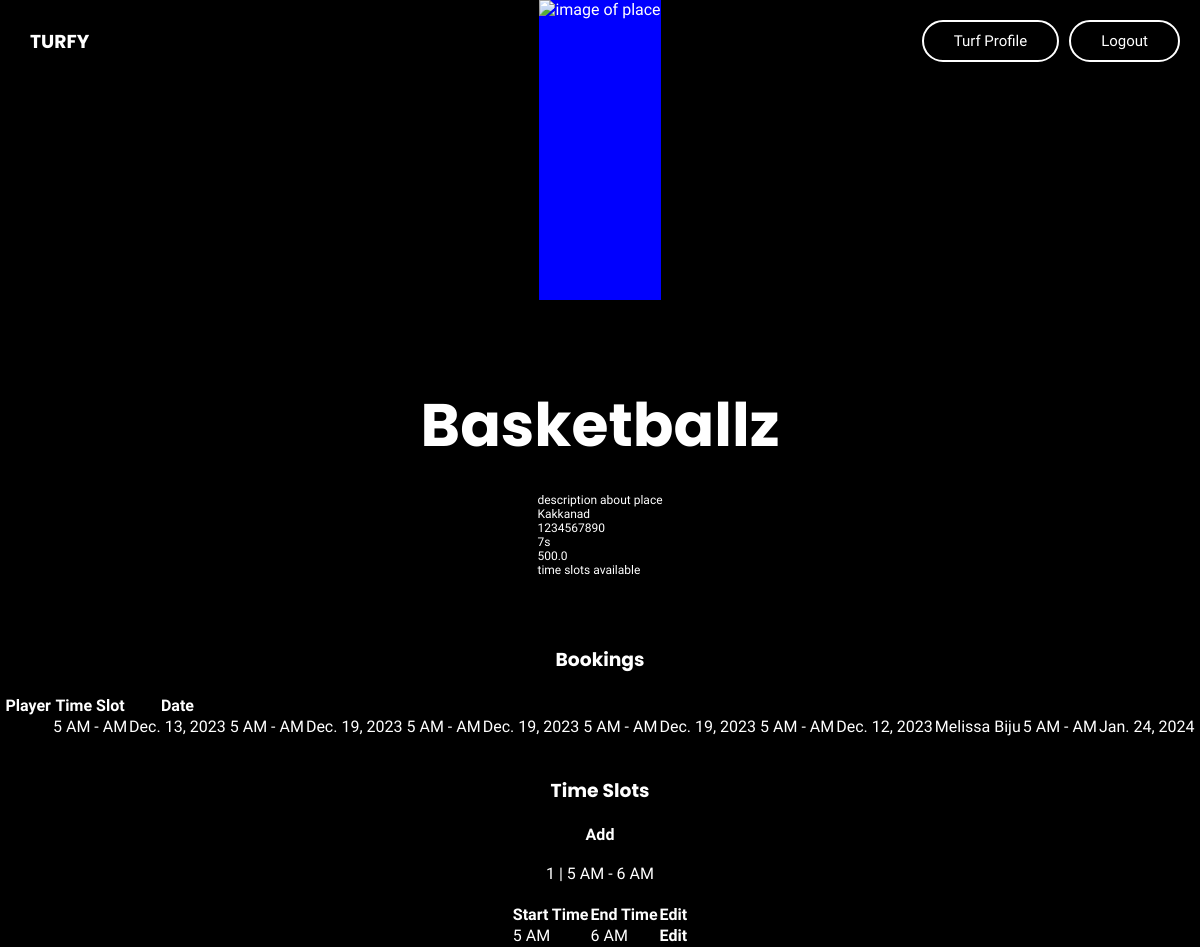
The page /turf-profile/ (signed in) on the database its author committed.
### app/models.py (models this page shows, shortened)
class Turf(models.Model):
    TYPE =  (
        ("5s","5s"),
        ("7s","7s")
    )
    user = models.ForeignKey(User, null=True, on_delete=models.SET_NULL)
    turfName = models.CharField("Turf Name", max_length=25, null=True)
    location = models.CharField("Location ", max_length=200, null=True)
    phoneNumber = models.CharField("Phone Number", max_length=25, null=True)
    pricePerSlot = models.FloatField("Price Per Slot", max_length=3, null=True)
    fieldSize = models.CharField("fieldSize",max_length=3,choices=TYPE, null=False, default="5s")
    slots = models.ManyToManyField(TimeSlot, blank=True)
    dateCreated = models.DateTimeField("Date Created", auto_now_add=True)

class Booking(models.Model):
    player = models.ForeignKey(Player, null=True, on_delete=models.SET_NULL)
    turf = models.ForeignKey(Turf, null=True, on_delete=models.SET_NULL)
    timeSlot = models.ForeignKey(TimeSlot, null=True, on_delete=models.SET_NULL)
    date = models.DateField("Date", null=True)
    dateCreated = models.DateTimeField("Date Created", auto_created=True, null=True)

class TimeSlot(models.Model):
    CHOICE = (
        ("AM","AM"),
        ("PM","PM")
    )
    startTime = models.IntegerField("Start Time",null=True)
    startAMPM = models.CharField("AM / PM",max_length=3,default="AM",choices=CHOICE)
    endTime = models.IntegerField("End Time",null=True)
    endAMPM = models.CharField("AM / PM",max_length=3,default="AM",choices=CHOICE)
    def __str__(self):
        return str(self.id) + " | " + str(self.startTime) + " " + str(self.startAMPM) + " - " + str(self.endTime) + " " + str(self.endAMPM)

class Player(models.Model):
    user = models.ForeignKey(User, null=True, on_delete=models.SET_NULL)
    firstName = models.CharField("First Name", max_length=25, null=True)
    lastName = models.CharField("Last Name", max_length=25, null=True)
    mobile = models.CharField("Mobile Number", max_length=25, null=True)
    email = models.EmailField("Email Address", null=True)
    dateOfBirth = models.DateField("Date of Birth", null=True)
    dateCreated = models.DateTimeField("Date Created", auto_now_add=True)

### app/views.py (the view)
# urls.py: path('turf-profile/', views.turfProfile, name='turfProfile'),
def turfProfile(request):
    turf = Turf.objects.get(user=request.user)
    bookings = Booking.objects.filter(turf=turf)
    payments = Payment.objects.filter(turf=turf)
    slots = turf.slots.all()
    context = {
        'turf':turf,
        'bookings':bookings,
        'payments':payments,
        'slots':slots,
    }
    return render(request, 'app/turfProfile.html', context)

### app/templates/app/turfProfile.html (shortened to what this page needs)
{% extends 'app/main.html' %} {% load static %}  {% block content %}
<div style="height: 300px; width: 1fr; background-color: blue">
  <img src="#" alt="image of place" />
</div>
<h1>{{turf.turfName}}</h1>
<div style="border: solid; border-color: black; border-width: 3px">
  <p>description about place</p>
  <p>{{turf.location}}</p>
  <p>{{turf.phoneNumber}}</p>
  <p>{{turf.fieldSize}}</p>
  <p>{{turf.pricePerSlot}}</p>
  <p>time slots available</p>
</div>
<div
  style="
    border: solid;
    border-width: 3px;
    border-color: black;
    display: flex;
    justify-content: space-between;
  "
>
</div>
<h3>Bookings</h3>
<table>
  <thead>
    <th>Player</th>
    <th>Time Slot</th>
    <th>Date</th>
  </thead>
  <tbody>
    {% for booking in bookings %}
    <td>{{booking.player.firstName}} {{booking.player.lastName}}</td>
    <td>
      {{booking.timeSlot.startTime}} {{booking.timeSlot.startAMPM}} -
      {{booking.timeSlot.lastName}} {{booking.timeSlot.endAMPM}}
    </td>
    <td>{{booking.date}}</td>
    {% endfor %}
  </tbody>
</table>
<h3>Time Slots</h3>
<a href="{% url 'addTimeSlot' %}">Add</a>
<table>
  <thead>
    <th>Start Time</th>
    <th>End Time</th>
    <th>Edit</th>
  </thead>
  <tbody>
    {% for slot in slots %} {{slot}}
    <td>{{slot.startTime}} {{slot.startAMPM}}</td>
    <td>{{slot.endTime}} {{slot.endAMPM}}</td>
    <td><a href="{% url 'editTimeSlot' slot.id %}">Edit</a></td>
    {% endfor %}
  </tbody>
</table>
{% endblock %}

### static/css/styles.css (style rules this page uses)
* { margin: 0; padding: 0; font-family: 'Plus Jakarta Sans', sans-serif; color: white; transition: all 0.3s ease; }
p { font-size: 12px; }
h1, h2, h3, h4, h5 { font-family: 'Poppins', sans-serif; margin-top: 1em; text-align: center; }
h1 { font-size: 60px; }
a { color: inherit; text-decoration: none; font-weight: bold; }
body { background-color: black; display: flex; flex-direction: column; justify-content: space-around; align-items: center; gap: 20px; }

### rows shown on the page
Turf: turfName "Basketballz", location "Kakkanad", phoneNumber "1234567890", fieldSize "7s", pricePerSlot "500.0"
Booking: timeSlot.startTime "5", timeSlot.startAMPM "AM", timeSlot.endAMPM "AM", date "Dec. 13, 2023"
Booking: timeSlot.startTime "5", timeSlot.startAMPM "AM", timeSlot.endAMPM "AM", date "Dec. 19, 2023"
Booking: timeSlot.startTime "5", timeSlot.startAMPM "AM", timeSlot.endAMPM "AM", date "Dec. 19, 2023"
Booking: timeSlot.startTime "5", timeSlot.startAMPM "AM", timeSlot.endAMPM "AM", date "Dec. 19, 2023"
Booking: timeSlot.startTime "5", timeSlot.startAMPM "AM", timeSlot.endAMPM "AM", date "Dec. 12, 2023"
Booking: player.firstName "Melissa", player.lastName "Biju", timeSlot.startTime "5", timeSlot.startAMPM "AM", timeSlot.endAMPM "AM", date "Jan. 24, 2024"
TimeSlot: startTime "5", startAMPM "AM", endTime "6", endAMPM "AM"
